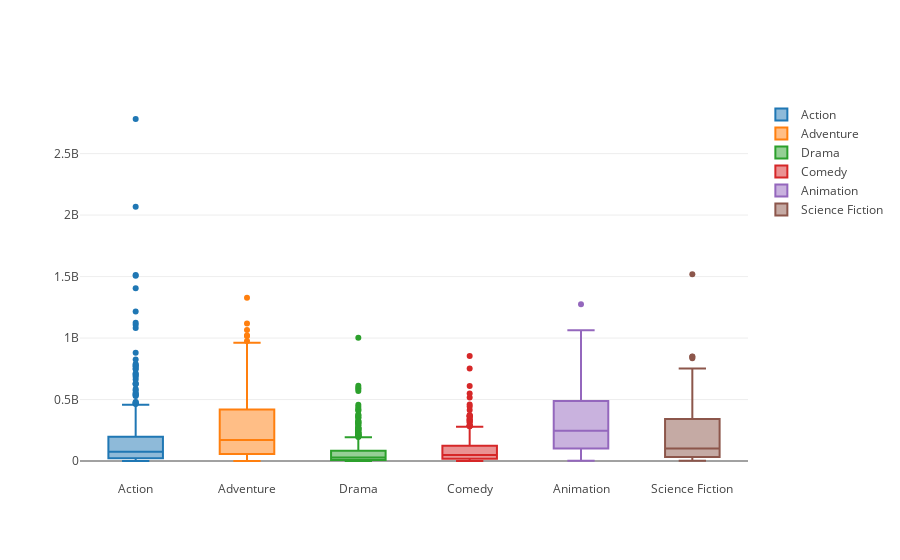

Notebook cell for this chart:
### Markdown cell above
## Genre VS Revenue

### Code cell
#Interactive boxplots by revenue, hue = genre
action_revenue = movies4[movies4['genres']=='Action']['revenue']
adventure_revenue = movies4[movies4['genres']=='Adventure']['revenue']
drama_revenue = movies4[movies4['genres']=='Drama']['revenue']
comedy_revenue = movies4[movies4['genres']=='Comedy']['revenue']
animation_revenue = movies4[movies4['genres']=='Animation']['revenue']
sciencef_revenue = movies4[movies4['genres']=='Science Fiction']['revenue']

#trace_avg_ph = go.Box(    y=avg_ph,    name = 'Power Hitters',    text = avg_ph.index  )
trace_act_rev = go.Box(y= action_revenue, name ='Action', text=action_revenue.index )
trace_adv_rev = go.Box(y= adventure_revenue, name ='Adventure', text=adventure_revenue.index )
trace_dra_rev = go.Box(y= drama_revenue, name ='Drama', text=drama_revenue.index )
trace_com_rev = go.Box(y= comedy_revenue, name ='Comedy', text=comedy_revenue.index )
trace_ani_rev = go.Box(y= animation_revenue, name ='Animation', text=animation_revenue.index )
trace_sci_rev = go.Box(y= sciencef_revenue, name ='Science Fiction', text=sciencef_revenue.index )

#data = [trace0, trace1, trace2,trace3, trace4, trace5]
#iplot(data)


plo_data = [trace_act_rev, trace_adv_rev, trace_dra_rev, trace_com_rev, trace_ani_rev, trace_sci_rev]
iplot(plo_data)

### Figure 1 — Plotly figure (JSON) as saved in the notebook; plotly's stock layout.template omitted (floating-point values rounded to 4 significant figures; data arrays with more than 128 entries replaced by an {"elided": "..."} marker saying what was removed)
{"data": [{"name": "Action", "text": {"elided": "431 int values"}, "type": "box", "uid": "098bb66e-b8be-42f4-a745-52df124bf16a", "y": {"elided": "431 int values"}}, {"name": "Adventure", "text": {"elided": "186 int values"}, "type": "box", "uid": "8cb0f999-91b6-41e3-acef-949da816caf4", "y": {"elided": "186 int values"}}, {"name": "Drama", "text": {"elided": "574 int values"}, "type": "box", "uid": "343a7ce3-c063-4acc-b7f6-7bdbf41d92c7", "y": {"elided": "574 int values"}}, {"name": "Comedy", "text": {"elided": "506 int values"}, "type": "box", "uid": "8cf11f4f-a49e-4e51-826f-f14f21977a98", "y": {"elided": "506 int values"}}, {"name": "Animation", "text": [81, 144, 708, 712, 732, 743, 819, 1390, 1396, 1411, 1413, 1416, 1442, 1534, 1929, 1930, 1960, 2015, 2644, 2782, 2876, 2882, 2913, 2965, 3020, 3089, 3198, 3386, 3393, 3409, 3416, 3424, 3494, 3504, 3508, 3913, 3922, 4371, 4375, 4401, 4420, 4433, 4443, 4451, 4955, 5021, 5422, 5434, 5444, 5465, 5471, 5521, 5537, 5549, 5572, 5590, 5673, 5732, 6208, 6220, 6249, 6323, 6556, 6560, 6596, 6658, 6673, 6976, 6991, 6993, 6996, 7045, 7389, 7416, 7427, 7462, 7466, 8671, 8673, 8734, 8743], "type": "box", "uid": "009fe401-9841-4e5b-804f-c84e66027fcc", "y": [466183544, 3759286, 272912430, 500188435, 108255770, 151165787, 5155325, 731342744, 886686817, 242988466, 124596398, 325233863, 381509870, 44091067, 591794936, 1063171911, 321885765, 140073390, 186053725, 44460850, 521311860, 631744560, 309979994, 297138014, 50877145, 63800345, 30000000, 665692281, 559852396, 484635760, 245724603, 14460000, 563749323, 189712432, 183953723, 383257136, 145771527, 538983207, 877244782, 348840316, 358375603, 746921274, 118338361, 81491068, 864625978, 68514844, 1274219009, 970761885, 743559607, 268426634, 219788712, 282570682, 74597643, 248384621, 126546518, 110000000, 27187375, 18662027, 314432665, 260696994, 51053787, 19478106, 461983149, 660940780, 140175006, 5480996, 72779000, 305875730, 200804534, 367275019, 140161792, 1461989, 623722818, 169332978, 527068851, 195735876, 149044513, 354248063, 224834564, 36754634, 45554533]}, {"name": "Science Fiction", "text": [6, 11, 17, 56, 118, 633, 645, 648, 651, 701, 705, 1004, 1391, 1429, 1438, 1487, 1500, 1562, 2011, 2057, 2887, 3929, 3948, 3953, 3979, 4361, 4368, 4382, 4418, 4628, 4737, 5423, 5427, 5437, 5441, 5443, 5447, 5502, 5625, 6196, 6238, 6605, 6965, 6978, 6986, 7395, 7432, 7491, 7531, 8717, 8724, 8765], "type": "box", "uid": "e4dc1f74-31ce-4dae-b0a5-14d3a3863e8c", "y": [440603537, 183987723, 518602163, 30523226, 32248241, 752100229, 477200000, 245500000, 708200000, 3000000, 239379423, 15000000, 385680446, 9760104, 3547209, 836297228, 104945765, 42333295, 64572262, 66821036, 163712074, 155010032, 67312826, 296633907, 123729176, 1519557910, 403170142, 691210692, 145000000, 3325038, 19450000, 716392705, 847423452, 98337295, 286140700, 89328627, 125537191, 243843127, 25174316, 850000000, 38869464, 31070211, 72258126, 96060858, 128905366, 57096190, 32017803, 15071514, 6101046, 60874615, 59468275, 14828081]}], "layout": {}}
